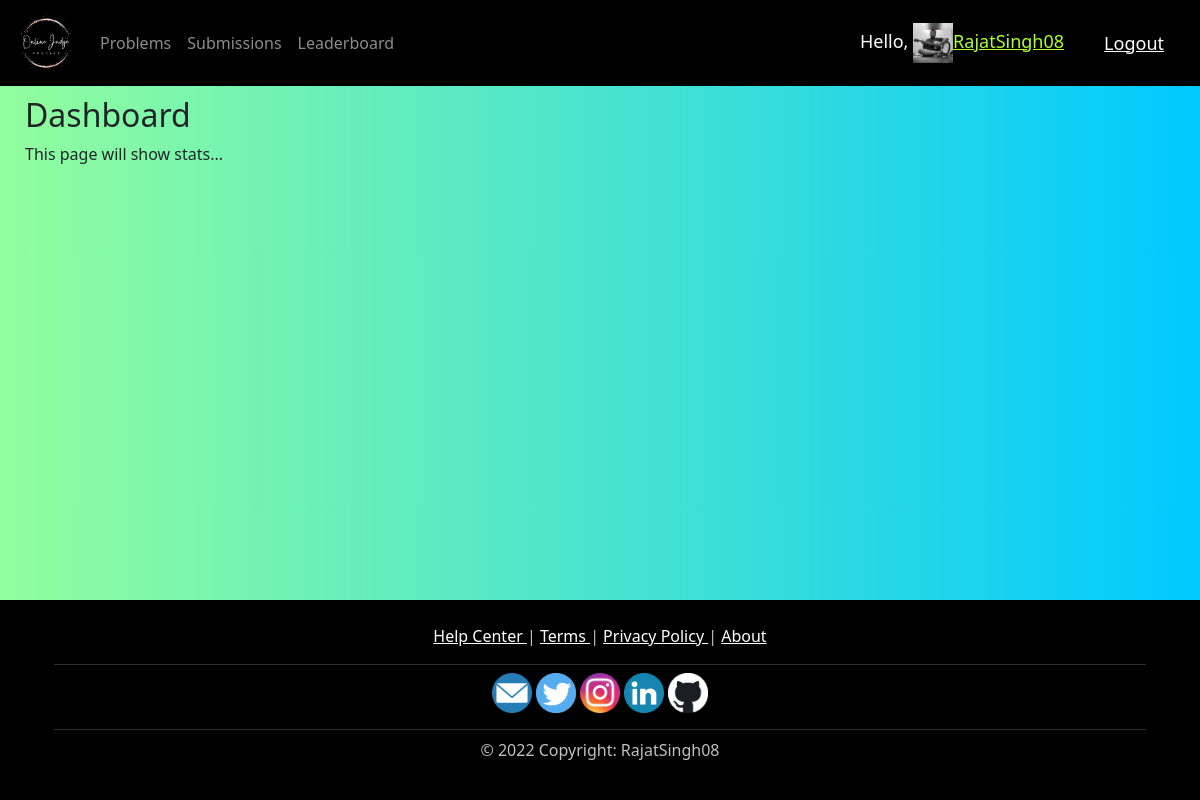
Page / (signed in) on the committed database.
### OJ/models.py (models this page shows)
class User(AbstractUser):
    email = models.EmailField(unique=True, default="")
    total_score = models.IntegerField(default=0)
    solve_count = models.IntegerField(default=0)
    full_name = models.CharField(max_length=50, default="")
    profile_pic = models.ImageField(
        default="defaultpic.png", blank=True, null=True, upload_to='')
    class Meta:
        ordering = ['-total_score']
    def __init__(self, *args, **kwargs):
        super().__init__(*args, **kwargs)
        self.full_name = self.first_name+" "+self.last_name
    def __str__(self):
        return self.username

### OJ/views.py (the view)
# urls.py: path('', views.dashboardPage, name='dashboard'),
@login_required(login_url='login')
def dashboardPage(request):
    return render(request, 'OJ/dashboard.html')

### OJ/templates/OJ/dashboard.html
{% extends 'OJ/main.html' %}
{% block content %}
<h2>Dashboard</h2>
<p>This page will show stats...</p>
{% endblock %}

### OJ/templates/OJ/navbar.html (shortened to what this page needs)
{% load static %}
<nav class="navbar navbar-expand-lg navbar-dark"
    style="background-color: #000000;">
    <a class="navbar-brand" href="/"><img src="{% static 'images/logo.png' %}"
            width="60" height="60" /></a>
    <div class="collapse navbar-collapse" id="navbarNav">
        <ul class="navbar-nav mr-auto mt-2 mt-lg-0">
            <li class="nav-item">
                <a class="nav-link" href="/problems">Problems</a>
            </li>
            <li class="nav-item">
                <a class="nav-link" href="/all_submissions">Submissions</a>
            </li>
            <li class="nav-item">
                <a class="nav-link" href="/leaderboard">Leaderboard</a>
            </li>
        </ul>
    </div>
    <span class="hello-msg">Hello,
        <a class="hello-msg" style="color: greenyellow"
            href="{% url 'account' %}">
            <img src="{{request.user.profile_pic.url}}"
                width="40" height="40" />{{request.user}}
        </a>
    </span>
    <span><a class="hello-msg" href="{% url 'logout' %}">Logout</a></span>
</nav>

### static/css/main.css (style rules this page uses)
body { background: #00C9FF !important; background: -webkit-linear-gradient(to right, #92FE9D, #00C9FF) !important; background: linear-gradient(to right, #92FE9D, #00C9FF) !important; }

### OJ/templates/OJ/navbar.html (style rules this page uses)
.hello-msg { font-size: 18px; color: #fff; margin-right: 20px; }

### rows in the picture
User: user.profile_pic (picture), user "RajatSingh08"
